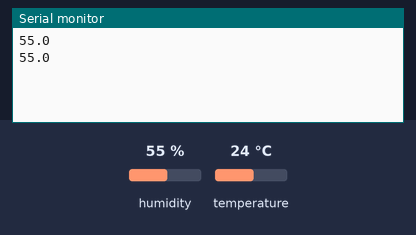
The sketch below on a simulated Arduino Uno, built with avr-gcc and run on an emulated ATmega328P. Shown: the last lines printed to the serial monitor. The test bench sets the inputs (shaded band); at power-on: humidity 55 %, temperature 24 °C.

Above: at 2.8 s.
2.9 s: humidity set to 22 %
At 5.2 s:
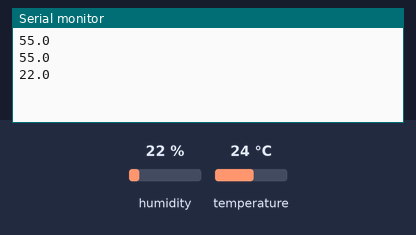
5.6 s: humidity set to 40 %
At 6.9 s:
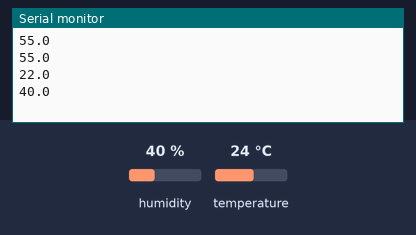
Timing chart, 0 to 8.6 s (numbered marks = the images above; inputs shaded):
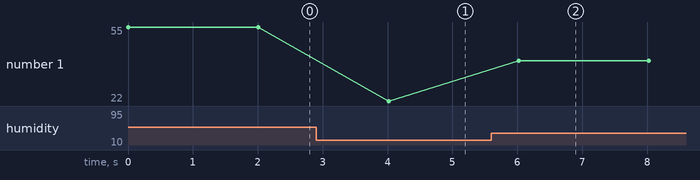

Measured:
- after the input at 2.9 s, the serial monitor: prints a new line after 1.1 s (image 1)
- after the input at 5.6 s, the serial monitor: prints a new line after 0.42 s (image 2)
- plotted number 1: 55 → 22 after the input at 2.9 s, 22 → 40 after the input at 5.6 s

The sketch:

station.ino
```cpp
// Synthetic sketch written for the Bharat Sourcer code-adapt eval; not from a real project.
#include <DHT.h>

#define DHTPIN 4
#define DHTTYPE DHT22
DHT dht(DHTPIN, DHTTYPE);

void setup() {
  Serial.begin(9600);
  dht.begin();
}

void loop() {
  float h = dht.readHumidity();
  Serial.println(h, 1);
  delay(2000);
}
```
